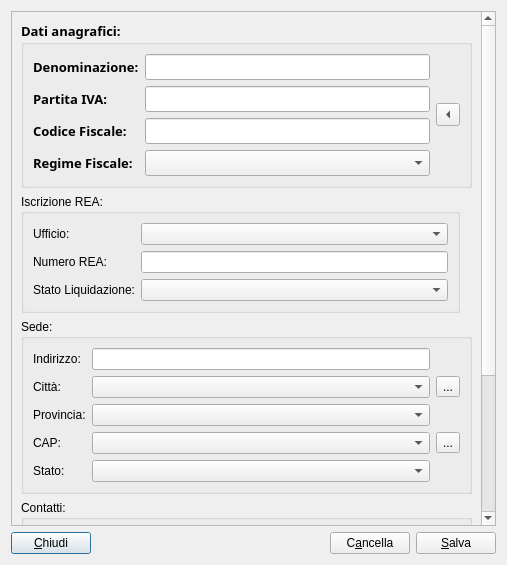
<?xml version="1.0" encoding="UTF-8"?>
<ui version="4.0">
 <class>AziendaDialog</class>
 <widget class="QDialog" name="AziendaDialog">
  <property name="geometry">
   <rect>
    <x>0</x>
    <y>0</y>
    <width>507</width>
    <height>565</height>
   </rect>
  </property>
  <property name="font">
   <font>
    <weight>50</weight>
    <bold>false</bold>
   </font>
  </property>
  <property name="windowTitle">
   <string>Configura Azienda</string>
  </property>
  <property name="styleSheet">
   <string notr="true"/>
  </property>
  <layout class="QVBoxLayout" name="verticalLayout">
   <item>
    <widget class="QScrollArea" name="scrollArea">
     <property name="widgetResizable">
      <bool>true</bool>
     </property>
     <widget class="QWidget" name="scrollAreaWidgetContents">
      <property name="geometry">
       <rect>
        <x>0</x>
        <y>0</y>
        <width>473</width>
        <height>720</height>
       </rect>
      </property>
      <layout class="QGridLayout" name="gridLayout">
       <item row="18" column="0" colspan="3">
        <widget class="QGroupBox" name="groupBox">
         <property name="styleSheet">
          <string notr="true">QGroupBox{font: bold 10pt &quot;Sans&quot;;}</string>
         </property>
         <property name="title">
          <string>Logo:</string>
         </property>
         <layout class="QHBoxLayout" name="horizontalLayout_2">
          <item>
           <widget class="QLabel" name="logoImage">
            <property name="text">
             <string/>
            </property>
            <property name="alignment">
             <set>Qt::AlignCenter</set>
            </property>
           </widget>
          </item>
          <item>
           <widget class="QToolButton" name="logoDlgPB">
            <property name="text">
             <string>...</string>
            </property>
           </widget>
          </item>
         </layout>
        </widget>
       </item>
       <item row="0" column="0" colspan="3">
        <widget class="QGroupBox" name="groupBox_3">
         <property name="font">
          <font>
           <family>Sans</family>
           <pointsize>10</pointsize>
           <weight>75</weight>
           <italic>false</italic>
           <bold>true</bold>
          </font>
         </property>
         <property name="styleSheet">
          <string notr="true">QGroupBox{font: bold 10pt &quot;Sans&quot;;}</string>
         </property>
         <property name="title">
          <string>Dati anagrafici:</string>
         </property>
         <property name="flat">
          <bool>false</bool>
         </property>
         <layout class="QGridLayout" name="gridLayout_3">
          <item row="0" column="1">
           <widget class="QLineEdit" name="denominazioneLE"/>
          </item>
          <item row="1" column="1">
           <widget class="QLineEdit" name="prtivaLE"/>
          </item>
          <item row="3" column="0">
           <widget class="QLabel" name="label_17">
            <property name="text">
             <string>Regime Fiscale:</string>
            </property>
            <property name="buddy">
             <cstring>regFiscaleCB</cstring>
            </property>
           </widget>
          </item>
          <item row="2" column="1">
           <widget class="QLineEdit" name="codfiscLE"/>
          </item>
          <item row="0" column="0">
           <widget class="QLabel" name="label">
            <property name="text">
             <string>Denominazione:</string>
            </property>
            <property name="buddy">
             <cstring>denominazioneLE</cstring>
            </property>
           </widget>
          </item>
          <item row="3" column="1">
           <widget class="QComboBox" name="regFiscaleCB"/>
          </item>
          <item row="2" column="0">
           <widget class="QLabel" name="label_12">
            <property name="text">
             <string>Codice Fiscale:</string>
            </property>
            <property name="buddy">
             <cstring>codfiscLE</cstring>
            </property>
           </widget>
          </item>
          <item row="1" column="0">
           <widget class="QLabel" name="label_11">
            <property name="text">
             <string>Partita IVA:</string>
            </property>
            <property name="buddy">
             <cstring>prtivaLE</cstring>
            </property>
           </widget>
          </item>
          <item row="0" column="2" rowspan="4">
           <widget class="QToolButton" name="copyPB">
            <property name="toolTip">
             <string>Copia la partita iva nel codice fiscale</string>
            </property>
            <property name="text">
             <string>...</string>
            </property>
            <property name="arrowType">
             <enum>Qt::LeftArrow</enum>
            </property>
           </widget>
          </item>
         </layout>
        </widget>
       </item>
       <item row="3" column="0" colspan="3">
        <widget class="QGroupBox" name="groupBox_4">
         <property name="styleSheet">
          <string notr="true">QGroupBox{font: bold 10pt &quot;Sans&quot;;}</string>
         </property>
         <property name="title">
          <string>Sede:</string>
         </property>
         <layout class="QGridLayout" name="gridLayout_2">
          <item row="1" column="0">
           <widget class="QLabel" name="label_5">
            <property name="text">
             <string>Città:</string>
            </property>
            <property name="buddy">
             <cstring>cittaCB</cstring>
            </property>
           </widget>
          </item>
          <item row="0" column="1">
           <widget class="QLineEdit" name="indirizzoLE"/>
          </item>
          <item row="2" column="1">
           <widget class="QComboBox" name="provinciaCB"/>
          </item>
          <item row="3" column="1">
           <widget class="QComboBox" name="capCB"/>
          </item>
          <item row="1" column="1">
           <widget class="QComboBox" name="cittaCB"/>
          </item>
          <item row="3" column="0">
           <widget class="QLabel" name="label_15">
            <property name="text">
             <string>CAP:</string>
            </property>
            <property name="buddy">
             <cstring>capCB</cstring>
            </property>
           </widget>
          </item>
          <item row="2" column="0">
           <widget class="QLabel" name="label_6">
            <property name="text">
             <string>Provincia:</string>
            </property>
            <property name="buddy">
             <cstring>provinciaCB</cstring>
            </property>
           </widget>
          </item>
          <item row="1" column="2">
           <widget class="QToolButton" name="cittaDlgPB">
            <property name="text">
             <string>...</string>
            </property>
           </widget>
          </item>
          <item row="0" column="0">
           <widget class="QLabel" name="label_4">
            <property name="text">
             <string>Indirizzo:</string>
            </property>
            <property name="buddy">
             <cstring>indirizzoLE</cstring>
            </property>
           </widget>
          </item>
          <item row="3" column="2">
           <widget class="QToolButton" name="capDlgPB">
            <property name="text">
             <string>...</string>
            </property>
           </widget>
          </item>
          <item row="4" column="0">
           <widget class="QLabel" name="label_7">
            <property name="text">
             <string>Stato:</string>
            </property>
            <property name="buddy">
             <cstring>statoCB</cstring>
            </property>
           </widget>
          </item>
          <item row="4" column="1">
           <widget class="QComboBox" name="statoCB"/>
          </item>
         </layout>
        </widget>
       </item>
       <item row="8" column="0" colspan="3">
        <widget class="QGroupBox" name="groupBox_5">
         <property name="styleSheet">
          <string notr="true">QGroupBox{font: bold 10pt &quot;Sans&quot;;}</string>
         </property>
         <property name="title">
          <string>Contatti:</string>
         </property>
         <layout class="QFormLayout" name="formLayout_2">
          <item row="0" column="0">
           <widget class="QLabel" name="label_8">
            <property name="text">
             <string>Telefono:</string>
            </property>
            <property name="buddy">
             <cstring>telLE</cstring>
            </property>
           </widget>
          </item>
          <item row="0" column="1">
           <widget class="QLineEdit" name="telLE"/>
          </item>
          <item row="2" column="0">
           <widget class="QLabel" name="label_9">
            <property name="text">
             <string>Fax:</string>
            </property>
            <property name="buddy">
             <cstring>faxLE</cstring>
            </property>
           </widget>
          </item>
          <item row="2" column="1">
           <widget class="QLineEdit" name="faxLE"/>
          </item>
          <item row="3" column="0">
           <widget class="QLabel" name="label_10">
            <property name="text">
             <string>Email:</string>
            </property>
            <property name="buddy">
             <cstring>emailLE</cstring>
            </property>
           </widget>
          </item>
          <item row="3" column="1">
           <widget class="QLineEdit" name="emailLE"/>
          </item>
          <item row="4" column="0">
           <widget class="QLabel" name="label_18">
            <property name="text">
             <string>PEC:</string>
            </property>
            <property name="buddy">
             <cstring>pecLE</cstring>
            </property>
           </widget>
          </item>
          <item row="4" column="1">
           <widget class="QLineEdit" name="pecLE"/>
          </item>
         </layout>
        </widget>
       </item>
       <item row="1" column="0">
        <widget class="QGroupBox" name="groupBox_2">
         <property name="styleSheet">
          <string notr="true">QGroupBox{font: bold 10pt &quot;Sans&quot;;}</string>
         </property>
         <property name="title">
          <string>Iscrizione REA:</string>
         </property>
         <layout class="QFormLayout" name="formLayout">
          <item row="1" column="0">
           <widget class="QLabel" name="label_16">
            <property name="text">
             <string>Numero REA:</string>
            </property>
            <property name="buddy">
             <cstring>numeroReaLE</cstring>
            </property>
           </widget>
          </item>
          <item row="1" column="1">
           <widget class="QLineEdit" name="numeroReaLE"/>
          </item>
          <item row="0" column="0">
           <widget class="QLabel" name="label_13">
            <property name="text">
             <string>Ufficio:</string>
            </property>
            <property name="buddy">
             <cstring>provinciaReaCB</cstring>
            </property>
           </widget>
          </item>
          <item row="0" column="1">
           <widget class="QComboBox" name="provinciaReaCB"/>
          </item>
          <item row="2" column="0">
           <widget class="QLabel" name="label_14">
            <property name="text">
             <string>Stato Liquidazione:</string>
            </property>
            <property name="buddy">
             <cstring>statoLiquidCB</cstring>
            </property>
           </widget>
          </item>
          <item row="2" column="1">
           <widget class="QComboBox" name="statoLiquidCB"/>
          </item>
         </layout>
        </widget>
       </item>
      </layout>
     </widget>
    </widget>
   </item>
   <item>
    <layout class="QHBoxLayout" name="horizontalLayout">
     <item>
      <widget class="QPushButton" name="closeButton">
       <property name="text">
        <string>&amp;Chiudi</string>
       </property>
      </widget>
     </item>
     <item>
      <spacer name="horizontalSpacer">
       <property name="orientation">
        <enum>Qt::Horizontal</enum>
       </property>
       <property name="sizeHint" stdset="0">
        <size>
         <width>40</width>
         <height>20</height>
        </size>
       </property>
      </spacer>
     </item>
     <item>
      <widget class="QPushButton" name="clearButton">
       <property name="text">
        <string>C&amp;ancella</string>
       </property>
      </widget>
     </item>
     <item>
      <widget class="QPushButton" name="saveButton">
       <property name="text">
        <string>&amp;Salva</string>
       </property>
      </widget>
     </item>
    </layout>
   </item>
  </layout>
 </widget>
 <tabstops>
  <tabstop>scrollArea</tabstop>
  <tabstop>denominazioneLE</tabstop>
  <tabstop>prtivaLE</tabstop>
  <tabstop>copyPB</tabstop>
  <tabstop>codfiscLE</tabstop>
  <tabstop>regFiscaleCB</tabstop>
  <tabstop>provinciaReaCB</tabstop>
  <tabstop>numeroReaLE</tabstop>
  <tabstop>statoLiquidCB</tabstop>
  <tabstop>indirizzoLE</tabstop>
  <tabstop>cittaCB</tabstop>
  <tabstop>cittaDlgPB</tabstop>
  <tabstop>provinciaCB</tabstop>
  <tabstop>capCB</tabstop>
  <tabstop>capDlgPB</tabstop>
  <tabstop>statoCB</tabstop>
  <tabstop>telLE</tabstop>
  <tabstop>faxLE</tabstop>
  <tabstop>emailLE</tabstop>
  <tabstop>pecLE</tabstop>
  <tabstop>logoDlgPB</tabstop>
  <tabstop>saveButton</tabstop>
  <tabstop>clearButton</tabstop>
  <tabstop>closeButton</tabstop>
 </tabstops>
 <resources/>
 <connections>
  <connection>
   <sender>cittaDlgPB</sender>
   <signal>clicked()</signal>
   <receiver>AziendaDialog</receiver>
   <slot>openAddCitta()</slot>
   <hints>
    <hint type="sourcelabel">
     <x>461</x>
     <y>444</y>
    </hint>
    <hint type="destinationlabel">
     <x>503</x>
     <y>170</y>
    </hint>
   </hints>
  </connection>
  <connection>
   <sender>capDlgPB</sender>
   <signal>clicked()</signal>
   <receiver>AziendaDialog</receiver>
   <slot>openAddCap()</slot>
   <hints>
    <hint type="sourcelabel">
     <x>461</x>
     <y>502</y>
    </hint>
    <hint type="destinationlabel">
     <x>505</x>
     <y>246</y>
    </hint>
   </hints>
  </connection>
  <connection>
   <sender>closeButton</sender>
   <signal>clicked()</signal>
   <receiver>AziendaDialog</receiver>
   <slot>reject()</slot>
   <hints>
    <hint type="sourcelabel">
     <x>40</x>
     <y>541</y>
    </hint>
    <hint type="destinationlabel">
     <x>121</x>
     <y>543</y>
    </hint>
   </hints>
  </connection>
  <connection>
   <sender>saveButton</sender>
   <signal>clicked()</signal>
   <receiver>AziendaDialog</receiver>
   <slot>save()</slot>
   <hints>
    <hint type="sourcelabel">
     <x>488</x>
     <y>540</y>
    </hint>
    <hint type="destinationlabel">
     <x>502</x>
     <y>540</y>
    </hint>
   </hints>
  </connection>
  <connection>
   <sender>clearButton</sender>
   <signal>clicked()</signal>
   <receiver>AziendaDialog</receiver>
   <slot>clearForm()</slot>
   <hints>
    <hint type="sourcelabel">
     <x>392</x>
     <y>539</y>
    </hint>
    <hint type="destinationlabel">
     <x>414</x>
     <y>539</y>
    </hint>
   </hints>
  </connection>
  <connection>
   <sender>copyPB</sender>
   <signal>clicked()</signal>
   <receiver>AziendaDialog</receiver>
   <slot>copyPrtIva()</slot>
   <hints>
    <hint type="sourcelabel">
     <x>461</x>
     <y>158</y>
    </hint>
    <hint type="destinationlabel">
     <x>501</x>
     <y>401</y>
    </hint>
   </hints>
  </connection>
  <connection>
   <sender>logoDlgPB</sender>
   <signal>clicked()</signal>
   <receiver>AziendaDialog</receiver>
   <slot>openAddLogo()</slot>
   <hints>
    <hint type="sourcelabel">
     <x>461</x>
     <y>745</y>
    </hint>
    <hint type="destinationlabel">
     <x>253</x>
     <y>282</y>
    </hint>
   </hints>
  </connection>
 </connections>
 <slots>
  <slot>save()</slot>
  <slot>clearForm()</slot>
  <slot>copyPrtIva()</slot>
  <slot>openAddLogo()</slot>
  <slot>openAddCitta()</slot>
  <slot>openAddProvincia()</slot>
  <slot>openAddCap()</slot>
  <slot>openAddStato()</slot>
 </slots>
</ui>
